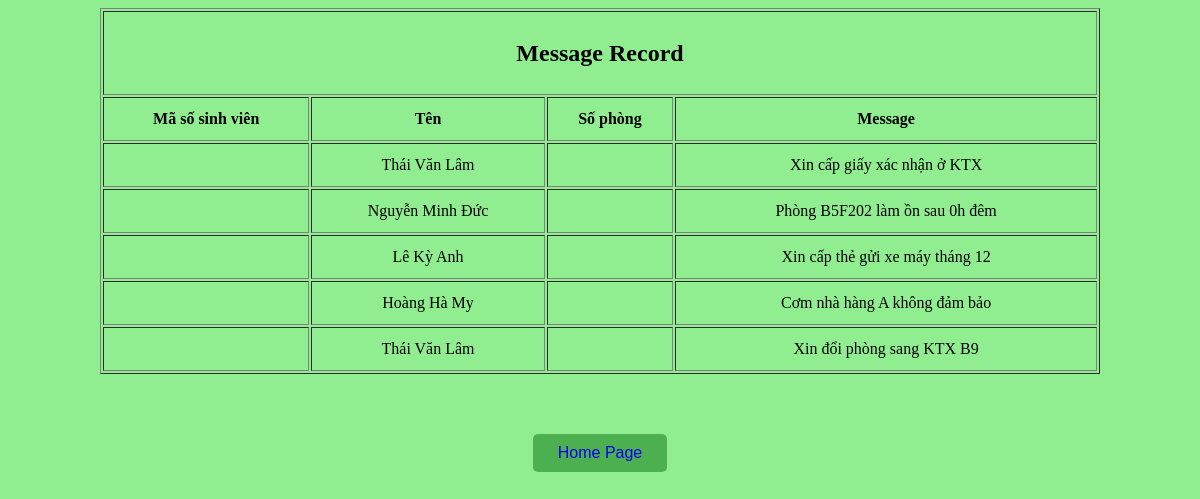
Screenshot of /message/disp.php with the database file from the repository.
### tables this page shows
CREATE TABLE `message_table` (
  `ID` int NOT NULL AUTO_INCREMENT,
  `ID_student` int(20) DEFAULT NULL,
  `Name` varchar(20) NOT NULL,
  `R_Name` varchar(20) DEFAULT NULL,
  `Messages` varchar(100) NOT NULL,
  PRIMARY KEY (`ID`),
  FOREIGN KEY (`ID_student`) REFERENCES `student`(`Stu_ID`) ON DELETE CASCADE
);

### message/disp.php (the view, shortened to what this page needs)
<!DOCTYPE html>
<html>
<head>
</head>
<body bgcolor="lightgreen">
    <table align="center" border="1px" style="width:1000px; line-height:40px;">
        <tr>
            <th colspan="4">
                <h2>Message Record</h2>
            </th>
        </tr>
        <th> Mã số sinh viên </th>
        <th> Tên </th>
        <th> Số phòng </th>
        <th> Message </th>
        <?php
        include 'connection.php';
        $sql = "select * from message_table ";
        $query = mysqli_query($conn, $sql);
        while ($row1 = mysqli_fetch_array($query)) {
            ?>
            <tr>
                <td class="tdr"><?php echo $row1['Stu_ID']; ?></td>
                <td class="tdr"><?php echo $row1['Name']; ?></td>
                <td class="tdr"><?php echo $row1['Room_Num']; ?></td>
                <td class="tdr"><?php echo $row1['Messages']; ?></td>
            </tr>
            <?php
        }
        ?>
    </table>
    <center>
        <button class="button"> <a href="../dashboard/home.php" style="text-decoration: none;">Home Page</a> </button>
    </center>
</body>
</html>

### message/disp.php (style rules this page uses)
body { background-image: url(../images/g1.jpg); background-size: cover; background-repeat: no-repeat; }
.tdr { text-align: center; }
.button { background-color: #4CAF50; border: none; color: white; padding: 10px 25px; text-align: center; margin-top: 60px; border-radius: 5px; text-decoration: none; display: inline-block; font-size: 16px; }

### rows the page displays
message_table: Name "Thái Văn Lâm", Messages "Xin cấp giấy xác nhận ở KTX"
message_table: Name "Nguyễn Minh Đức", Messages "Phòng B5F202 làm ồn sau 0h đêm"
message_table: Name "Lê Kỳ Anh", Messages "Xin cấp thẻ gửi xe máy tháng 12"
message_table: Name "Hoàng Hà My", Messages "Cơm nhà hàng A không đảm bảo"
message_table: Name "Thái Văn Lâm", Messages "Xin đổi phòng sang KTX B9"
